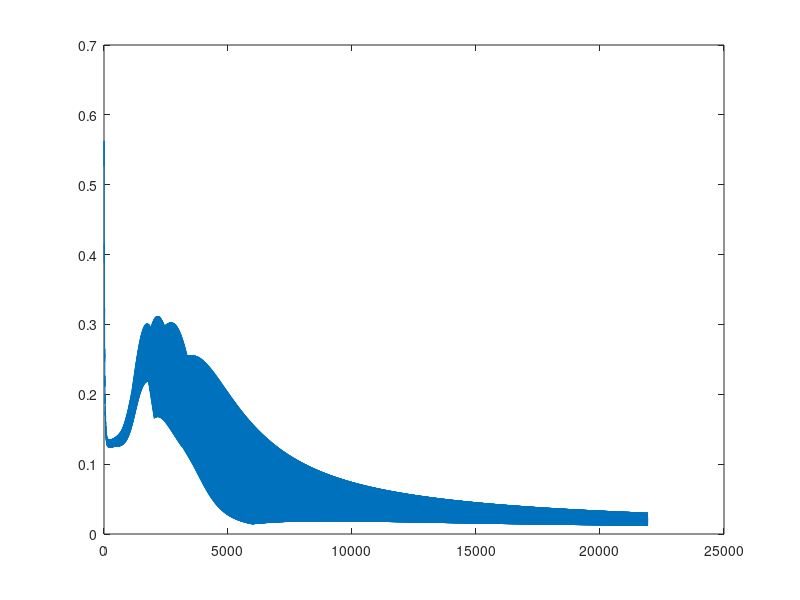

Source code (MATLAB):
clear, clc
%sigmoid

X=[[1 0 0 0 0 0 0 0]
    [0 1 0 0 0 0 0 0]
    [0 0 1 0 0 0 0 0]
    [0 0 0 1 0 0 0 0]
    [0 0 0 0 1 0 0 0]
    [0 0 0 0 0 1 0 0]
    [0 0 0 0 0 0 1 0]
    [0 0 0 0 0 0 0 1]];

Y = X;
output = X;

%h_Wb=f(W'.*X);
[n_nodes_in, n_samples] = size(X);

% Number of nodes in each layer
nodes_in_1 = 8;
nodes_hid_2 = 3;
nodes_out_3 = 8;

alpha = 0.8;
lambda = 0.0001;
std_dev = 0.1;

W_1 = normrnd(0, std_dev, nodes_hid_2, nodes_in_1);
b_1 = normrnd(0, std_dev, nodes_hid_2, 1);

W_2 = normrnd(0, std_dev, nodes_out_3, nodes_hid_2);
b_2 = normrnd(0, std_dev, nodes_out_3, 1);

D_W_1 = zeros(nodes_hid_2, nodes_in_1);
D_b_1 = zeros(nodes_hid_2, 1);

D_W_2 = zeros(nodes_out_3, nodes_hid_2);
D_b_2 = zeros(nodes_out_3, 1);

c = 0;
delta_3 = 1;

tic;

while max(abs(delta_3)) > 0.04
    D_W_1 = zeros(nodes_hid_2, nodes_in_1);
    D_b_1 = zeros(nodes_hid_2, 1);

    D_W_2 = zeros(nodes_out_3, nodes_hid_2);
    D_b_2 = zeros(nodes_out_3, 1);
    output = X;
    for sample = 1:n_samples
        c = c + 1;
% Perform the backpropagation algorithm
    % Perform a feedfoward pass
        % The activation function of the first layer is the inputs
        a_1 = X(:, sample);
        
        z_2 = W_1 * a_1 + b_1;
        a_2 = 1 ./ (1+exp(-(z_2)));
        
        z_3 = W_2 * a_2 + b_2;
        a_3 = 1 ./ (1+exp(-(z_3)));
        
        output(:, sample) = a_3;
    % Error of the last layer
        delta_3 = -(Y(:, sample) - a_3);

    % Error of layer 2 (hidden layer)
        delta_2 = (W_2' * delta_3) .* (a_2 .* (1  - a_2));
        
    % Calculate the partial derivatives
        J_W_1 = delta_2 * a_1';
        J_b_1 = delta_2;
        
        J_W_2 = delta_3 * a_2';
        J_b_2 = delta_3;
        
% Update the weights and bias matrix
        D_W_1 = D_W_1 + J_W_1;
        D_b_1 = D_b_1 + J_b_1;
        
        D_W_2 = D_W_2 + J_W_2;
        D_b_2 = D_b_2 + J_b_2;

        errors(c) = max(delta_3);

    end
% Update the parameters
    W_1 = W_1 - alpha * ((D_W_1 / n_samples) + lambda * W_1);
    b_1 = b_1 - alpha * ((D_b_1 / n_samples));

    W_2 = W_2 - alpha * ((D_W_2 / n_samples) + lambda * W_2);
    b_2 = b_2 - alpha * ((D_b_2 / n_samples));
end

time = toc;

plot(errors);
